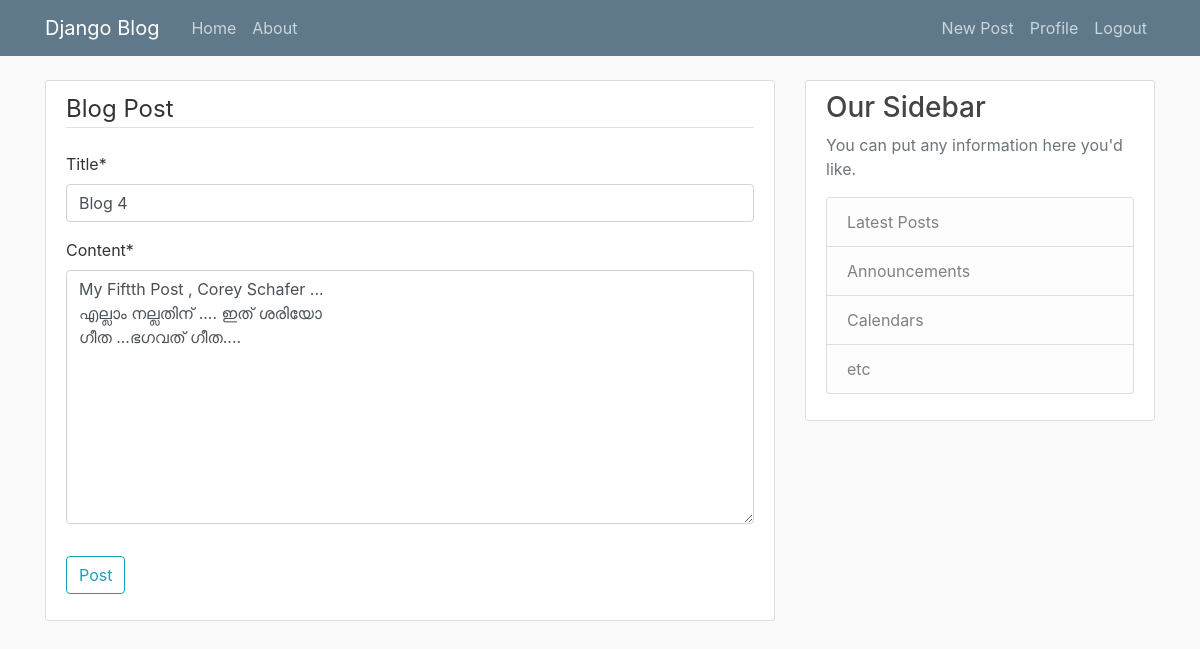
The app's page /post/4/update/ (signed in) with its own data.
### blog/models.py (models this page shows, shortened)
class Post(models.Model):
	title = models.CharField(max_length=100)
	content = models.TextField()
	date_posted = models.DateTimeField(default=timezone.now)
	author = models.ForeignKey(User, on_delete=models.CASCADE)

### blog/views.py (the view, shortened to what this page needs)
# urls.py: path('post/<int:pk>/update/', PostUpdateView.as_view(), name='post-update'),
class PostUpdateView(LoginRequiredMixin,UserPassesTestMixin, UpdateView):
	model = Post
	fields = ['title', 'content']
	def test_func(self):
		post = self.get_object()
		if self.request.user == post.author:
			return True
		return False

### blog/templates/blog/post_form.html (shortened to what this page needs)
{% extends "blog/base.html" %}
{% load crispy_forms_tags %}
{% block content %}
	<div class = "content-section">
		<form method="POST">
			<fieldset class = "form-group">
				<legend class="border-bottom mb-4">Blog Post</legend>
				{{ form|crispy }}
			</fieldset>
			<div class="form-group">
				<button class="btn btn-outline-info" type="submit">Post</button>
			</div>
		</form>
	</div>
{% endblock content %}

### blog/static/blog/main.css (style rules this page uses)
body { background: #fafafa; color: #333333; margin-top: 5rem; }
.content-section { background: #ffffff; padding: 10px 20px; border: 1px solid #dddddd; border-radius: 3px; margin-bottom: 20px; }

### records on screen
Post: title "Blog 4", content "My Fiftth Post , Corey Schafer ... എല്ലാം നല്ലതിന് .... ഇത് ശരിയോ ഗീത ...ഭഗവത് ഗീത...."
